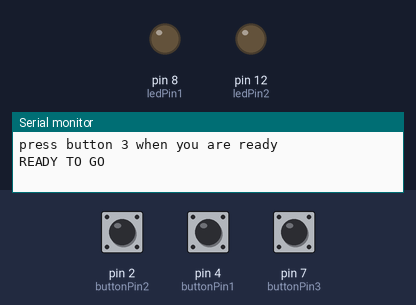
Bench run of a sketch on a simulated Arduino Uno, built with avr-gcc and run on an emulated ATmega328P. Parts: output pins drawn as LEDs (lit = HIGH), the last lines printed to the serial monitor. The test bench sets the inputs (shaded band); at power-on: pin 7 (buttonPin3) HIGH, pin 2 (buttonPin2) LOW, pin 4 (buttonPin1) LOW. Random numbers use the default seed unless the sketch sets one.

Above: at 1.2 s.
1.3 s: pin 7 (buttonPin3) pulled LOW for 3.2 s
At 4.2 s:
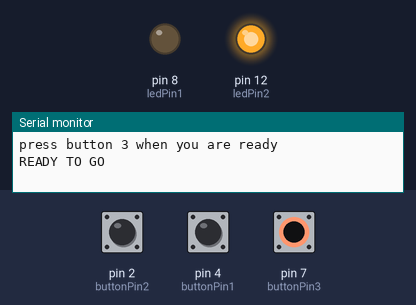
At 7.8 s:
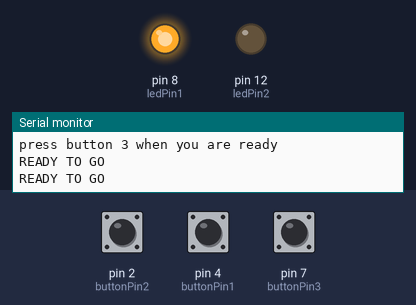
9.1 s: pin 7 (buttonPin3) pulled LOW for 0.15 s
At 10.2 s:
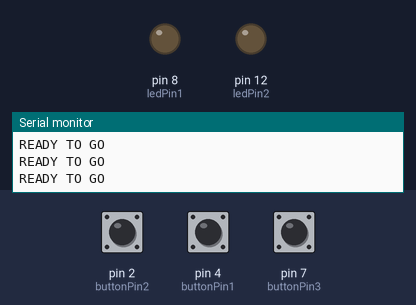
12.2 s: pin 7 (buttonPin3) pulled LOW for 1 s
Timing chart, 0 to 17.2 s (numbered marks = the images above; inputs shaded):
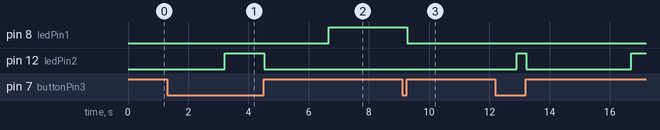

The sketch:

reaction_time.ino
```cpp
// set pin numbers:
const int buttonPin1 = 4;     // the number of the pushbutton1 pin
const int buttonPin2 = 2;     // the number of the pushbutton2 pin
const int buttonPin3 = 7;     // the number of the pushbutton3 pin
const int ledPin1 = 8;        // the number of the LED1 anode(+) pin
const int ledPin2 = 12;       // the number of the LED2 anode(+) pin

// Variables will change:
int ledState1 = LOW;         // the current state of the LED1
int ledState2 = LOW;         // the current state of the LED2
int buttonState1;             // the current reading from the input pin1
int buttonState2;             // the current reading from the input pin2
int buttonState3;             // the current reading from the input pin3
int lastButtonState1 = LOW;    // the previous reading from the input pin1
int lastButtonState2 = LOW;    // the previous reading from the input pin2
int lastButtonState3 = LOW;    // the previous reading from the input pin3


// the following variables are long's because the time, measured in microseconds,
// will quickly become a bigger number than can be stored in an int.

unsigned long lastDebounceTime = 0;   // the last time the output pin was toggled
long debounceDelay = 20000;           // the debounce time in micro second

unsigned long randNumber;                 // Generated random number
unsigned long minRandomNumber = 2000;     // minimum number used to specify the range of random number
unsigned long maxRandomNumber = 5000;     // maximum number used to specify the range of random number

unsigned long time1,time2;
int button3Pressed = LOW;
int printcount = 0;

int takeReading = LOW;

//following variable help in reading buttons pins
int reading1;
int reading2;
int reading3;

//following variable help in reading button corresponding to perticular led i.e LED1 --> BUTTON1 and LED2 --> BUTTON2
int oddNumber ;
int evenNumber ;

void setup()
{
      pinMode(buttonPin1, INPUT);
      pinMode(buttonPin2, INPUT);
      pinMode(buttonPin3, INPUT);
      pinMode(ledPin1, OUTPUT);
      pinMode(ledPin2, OUTPUT);

      //enabling serial communication
      Serial.begin(115200);

      // set initial LED state
      digitalWrite(ledPin1, ledState1);
      digitalWrite(ledPin2, ledState2);

      // if analog input pin 0 is unconnected, random analog
      // noise will cause the call to randomSeed() to generate
      // different seed numbers each time the sketch runs.
      // randomSeed() will then shuffle the random function.
      randomSeed(analogRead(0));
}

void loop()
{
      if( printcount == 0)
      {
          Serial.println("press button 3 when you are ready");
          printcount = 1;
          takeReading = LOW;    // not to read button number 1 and 2
          oddNumber = LOW;
          evenNumber = LOW;
      }

      if( button3Pressed == HIGH)
      {
          digitalWrite(ledPin1, LOW);
          digitalWrite(ledPin2, LOW);
          randNumber = random(minRandomNumber,maxRandomNumber);     //in our code we have kept them as 2000 to 5000
          delay(randNumber);
          if ( randNumber & 1 == 1)
          {
              digitalWrite(ledPin1, HIGH);
              digitalWrite(ledPin2, LOW);
              time1 = micros();
              //Serial.println("ODD");
              oddNumber = HIGH;
          }
          else
          {
              digitalWrite(ledPin1, LOW);
              digitalWrite(ledPin2, HIGH);
              time1 = micros();
              //Serial.println("EVEN");
              evenNumber = HIGH;
          }
          button3Pressed = LOW;

      }

      reading3 = digitalRead(buttonPin3);         //read button3

      if(takeReading == HIGH)
      {
          if(oddNumber == HIGH)
              reading1 = digitalRead(buttonPin1);
          if(evenNumber == HIGH)
              reading2 = digitalRead(buttonPin2);
      }

      // If the switch changed, due to noise or pressing:
      if (reading1 != lastButtonState1 || reading2 != lastButtonState2 || reading3 != lastButtonState3)
      {
        // reset the debouncing timer
        lastDebounceTime = micros();
      }

      if ((micros() - lastDebounceTime) > debounceDelay)
      {
          // whatever the reading is at, it's been there for longer
          // than the debounce delay, so take it as the actual current state:
          // if the button state has changed:
          if (reading1 != buttonState1)
          {
                buttonState1 = reading1;

                // only toggle the LED if the new button state is HIGH
                if (buttonState1 == HIGH)
                {
                  Serial.print("Your reaction time is: ");
                  Serial.print(lastDebounceTime - time1);
                  Serial.println("us");
                  Serial.println();
                  printcount = 0;
                }
          }

          if (reading2 != buttonState2)
          {
                buttonState2 = reading2;

                // only toggle the LED if the new button state is HIGH
                if (buttonState2 == HIGH)
                {
                  Serial.print("Your reaction time is: ");
                  Serial.print(lastDebounceTime - time1);
                  Serial.println("us");
                  Serial.println();
                  printcount = 0;
                }
          }

          if (reading3 != buttonState3)
          {
                buttonState3 = reading3;

                // only toggle the LED if the new button state is HIGH
                if (buttonState3 == HIGH)
                {
                  Serial.println("READY TO GO");
                  button3Pressed = HIGH;
                  takeReading = HIGH;
                }
          }
      }

      // save the reading.  Next time through the loop,
      // it'll be the lastButtonState:
      lastButtonState1 = reading1;
      lastButtonState2 = reading2;
      lastButtonState3 = reading3;

}
```

Measured:
- after the input at 1.3 s, pin 8 (ledPin1): LOW → HIGH after 5.4 s
- after the input at 9.1 s, pin 8 (ledPin1): HIGH → LOW after 0.17 s
